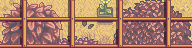

The image is a tile-based game level rendered from a .tmx file. Its description and complete source (layers, tilesets, objects, tile grids) follow:
An orthogonal 12x3 tile map with 16x16 px tiles, 2 tile layers (Back, Buildings).

<map version="1.2" tiledversion="1.3.1" orientation="orthogonal" renderorder="right-down" compressionlevel="0" width="12" height="3" tilewidth="16" tileheight="16" infinite="0" nextlayerid="7" nextobjectid="15">
 <properties>
  <property name="DayTiles_asdf" value="Buildings 3 1 15 Buildings 3 2 27 Back 3 4 51 Back 3 5 63" />
  <property name="NightTiles_asdf" value="Buildings 3 1 144 Buildings 3 2 156 Back 3 4 53 Back 3 5 65" />
  <property name="ViewportFollowPlayer" type="bool" value="true" />
  <property name="Warp" value="12 21 Farm 64 15" />
  <property name="asdf" type="bool" value="false" />
 </properties>
 <tileset firstgid="1" name="seasonalGreenhouse" tilewidth="16" tileheight="16" tilecount="168" columns="12">
  <image source="seasonalGreenroom.png" width="192" height="224" />
 </tileset>
 <layer id="1" name="Back" width="12" height="3">
  <data encoding="csv">
97,98,99,100,101,102,103,104,105,106,107,108,
109,110,111,112,113,114,115,116,117,118,119,120,
121,122,123,124,125,126,127,128,129,130,131,132
</data>
 </layer>
 <layer id="2" name="Buildings" width="12" height="3">
  <data encoding="csv">
0,3,0,0,3,0,0,3,0,0,3,0,
1,2,1,1,2,1,1,2,1,1,2,1,
13,14,13,13,14,13,13,14,13,13,14,13
</data>
 </layer>
 <objectgroup id="4" name="Back" />
 <objectgroup id="5" name="Buildings" />
</map>
